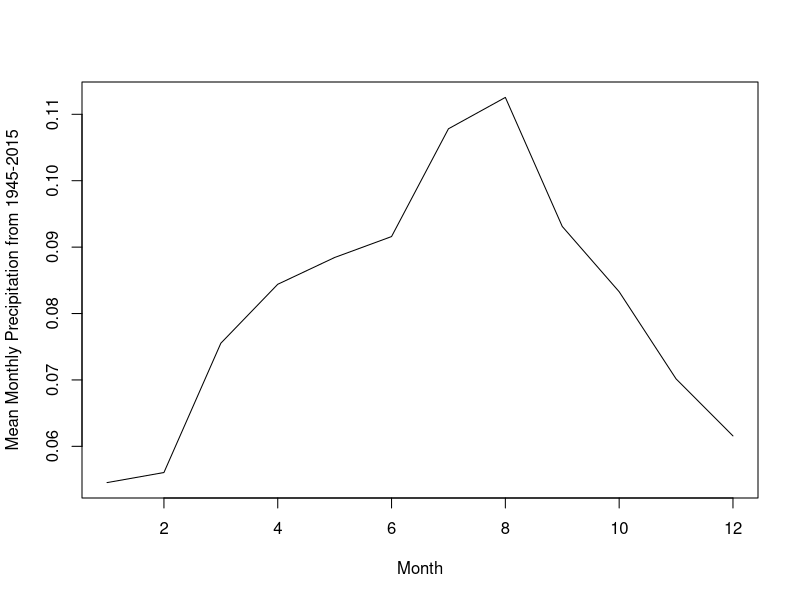
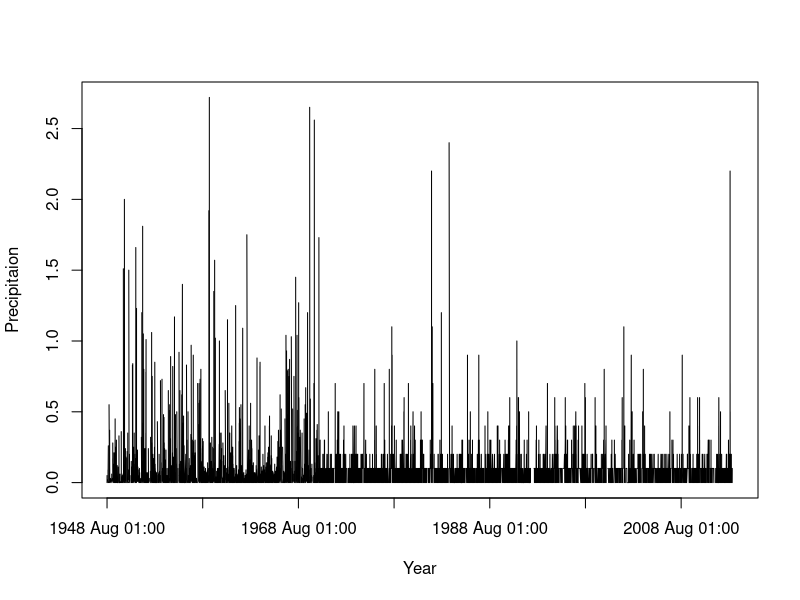
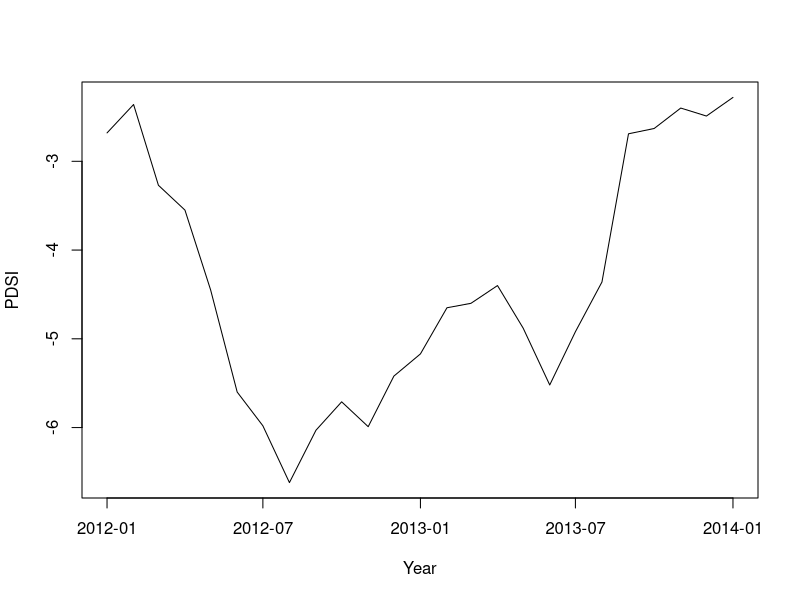
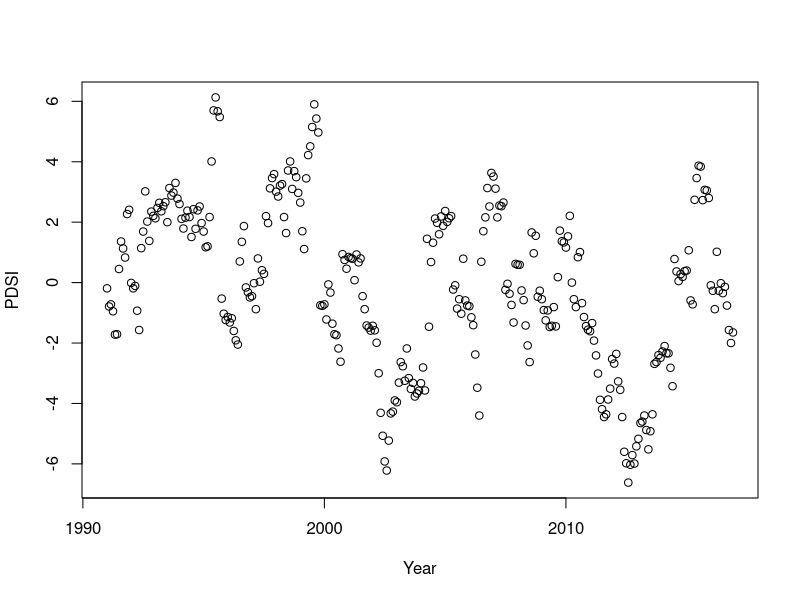
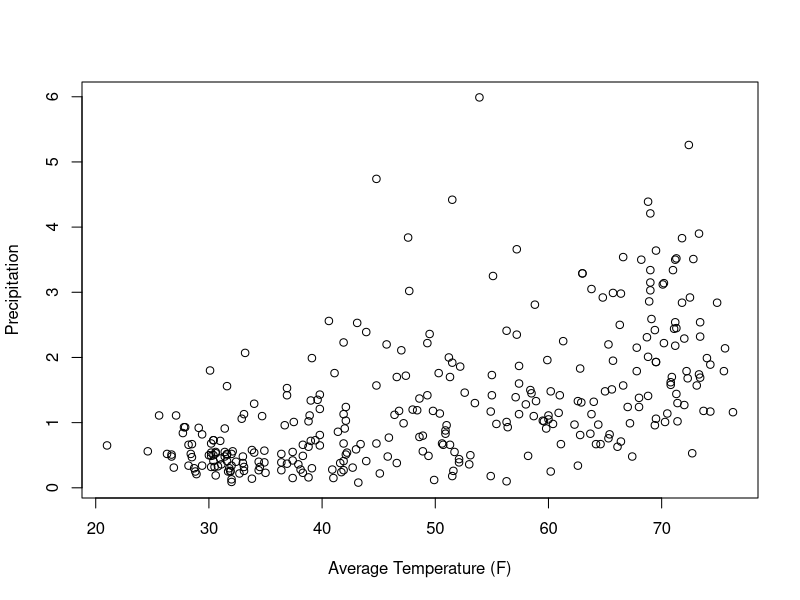
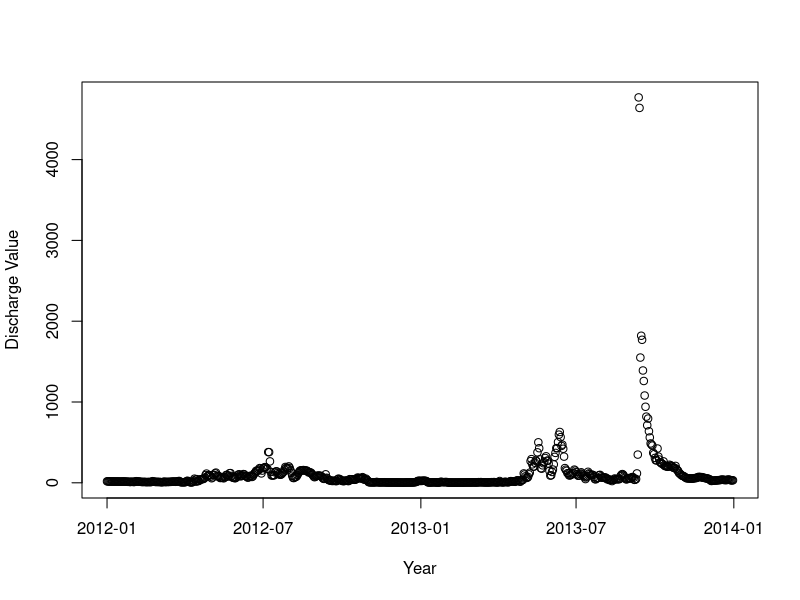

Recreate these plots in R, in order.
## ---- chunk 1
rain<-read.csv("data/rain_co.csv")
climate<-read.csv("data/climate_co.csv")
discharge<-read.csv("data/discharge_co.csv")
library(lubridate)
rain$DateTime<- as.POSIXct(rain$DATE, format = "%Y%m%d %H:%M" )
rain$month <- month(rain$DateTime)
se <- function(x) sd(x)/sqrt(length(x))
newrain <- rain[complete.cases(rain$HPCP),]
rain_agg <- doBy::summaryBy(HPCP ~ month, data=newrain,FUN=c(mean,se))
## ---- chunk 2
plot(rain_agg$HPCP.mean~rain_agg$month, type = 'l', xlab = "Month", ylab = "Mean Monthly Precipitation from 1945-2015")
## ---- chunk 3
seqraindates <- seq(min(rain$DateTime), max(rain$DateTime), length.out=10)
seqraindates2 <- seq(min(rain$DateTime), max(rain$DateTime), by = "10 years")
plot(HPCP ~ DateTime, data=rain, type="l", xaxt="n", ylab = "Precipitaion", xlab = "Year")
axis.POSIXct(1, at=seqraindates2)
## ---- chunk 4
climate$Date<-as.Date(climate$Date)
drought<-climate[(climate$Date>= "2012-01-01" & climate$Date <= "2014-01-01"),]
plot(drought$PDSI~drought$Date, ylab = "PDSI", xlab = "Year", type = 'l')
## ---- chunk 5
plot(climate$PDSI~climate$Date, ylab = "PDSI", xlab = "Year")
## ---- chunk 6
plot(climate$PCP~climate$TAVG, xlab = "Average Temperature (F)", ylab = "Precipitation")
## ---- chunk 7
discharge$Date<-as.Date(discharge$Date)
flooding<-discharge[discharge$Date>= "2012-01-01" & discharge$Date <= "2014-01-01",]
plot(flooding$disValue~flooding$Date, xlab = "Year", ylab = "Discharge Value")

